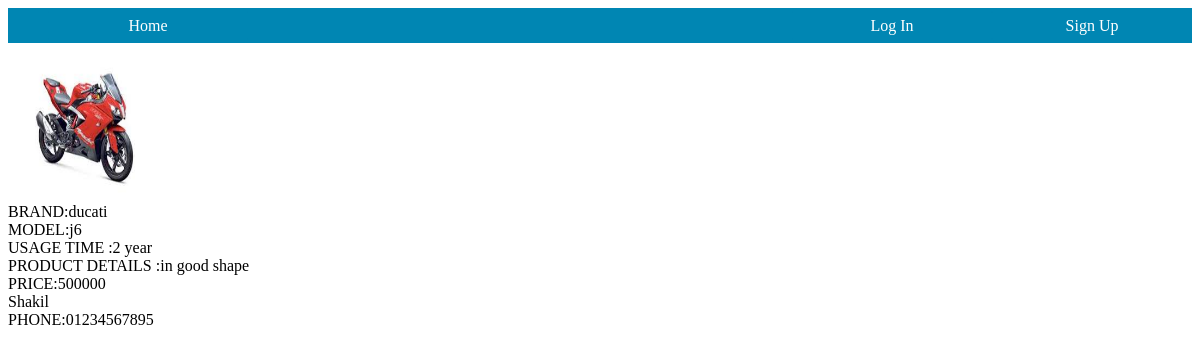
The app's page /viewproduct.php?pid=12 with its own data.
### tables this page shows
CREATE TABLE `product_information` (
  `PRODUCT_ID` int(11) NOT NULL,
  `PRODUCT_NAME` varchar(15) NOT NULL,
  `BRAND` varchar(15) NOT NULL,
  `MODEL` varchar(10) NOT NULL,
  `USAGE_TIME` varchar(10) NOT NULL,
  `PRICE` int(11) NOT NULL,
  `PRODUCT_DETAILS` varchar(100) NOT NULL,
  `IMAGE_PATH` varchar(100) NOT NULL,
  `DELETE_PRODUCT` int(1) NOT NULL,
  `TIME` varchar(10) NOT NULL,
  `USER_ID` int(11) NOT NULL,
  `TYPE_ID` int(11) NOT NULL
);

CREATE TABLE `user_information` (
  `USER_ID` int(11) NOT NULL,
  `USER_NAME` varchar(30) NOT NULL,
  `PASSWORD` varchar(10) NOT NULL,
  `EMAIL` varchar(30) NOT NULL,
  `PHONE` varchar(11) NOT NULL,
  `D_O_B` varchar(10) NOT NULL,
  `GENDER` varchar(10) NOT NULL,
  `DELETE_USER` int(1) NOT NULL,
  `TIME` varchar(10) NOT NULL
);

### jsondb.php (called while the page is built)
<?php
function getJSONFromDB($sql){
	$conn = mysqli_connect("localhost", "root", "","ecommerce");
	$result = mysqli_query($conn, $sql)or die(mysqli_error($$conn));
	$arr=array();
	while($row = mysqli_fetch_assoc($result)) {
		$arr[]=$row;
	}
	return json_encode($arr);
}
?>

### db.php (called while the page is built, shortened)
<?php
    function getfromDB($sql){
	 $conn = mysqli_connect("localhost", "root", "","ecommerce");
        $result = mysqli_query($conn, $sql)or die(mysqli_error($conn));
        $arr=array();
	while($row = mysqli_fetch_assoc($result)) {
		$arr[]=$row;
	}
	return $arr;
}
?>

### viewproduct.php (the view, shortened to what this page needs)
<html>
    <head>
    </head>
    <body>
        <div class="manu">
      <ul>
          <li><a href="home.php">Home</a></li>
        <div class="space">
          <li><a href="login1.php">Log In</a></li>
          <li><a href="signup1.php">Sign Up</a></li>
        </div>
       </ul>
    </div>
<div class="blank">
</div>
        <div class="mainContain">
            <?php
require("jsondb.php");
$sql="select BRAND,MODEL,PRICE,USAGE_TIME,PRODUCT_DETAILS,IMAGE_PATH from product_information where PRODUCT_ID='".$_REQUEST['pid']."'";
$jsonData= getJSONFromDB($sql);
$jsn=json_decode($jsonData,true);
foreach($jsn as $v){?>
    <div class="product" >
     <img src="<?php echo $v["IMAGE_PATH"];?>" alt="img" style="height:150px; width:150px;  padding:5px; "><br>
	  BRAND:<?php	echo $v["BRAND"];?><br>
      MODEL:<?php	echo $v["MODEL"];?><br>
        USAGE TIME :<?php	echo $v["USAGE_TIME"];?><br>
        PRODUCT DETAILS :<?php	echo $v["PRODUCT_DETAILS"];?><br>
        PRICE:<?php	echo $v["PRICE"];?><br>
    <?php
}
?>
</div>
            <?php
          require("db.php");
        $sql="select USER_NAME,PHONE from user_information where USER_ID=(select USER_ID from product_information where product_id='".$_REQUEST['pid']."')";
	$a=getfromDB($sql);
	foreach($a as $v) {?>
    <div class="user_info">
	<?php	echo $v["USER_NAME"];?><br>
        PHONE:<?php	echo $v["PHONE"];?>
    </div>
        <?php
	}
?>
    </body>
</html>

### viewproduct.php (style rules this page uses)
.manu ul li { background-color: #0086b3; height: 35px; width:200px; text-align: center; line-height: 35px; float: left; position: relative; border-radius: 5px; }
.manu ul li a { text-decoration: none; color: white; display: block; }
.manu ul { list-style: none; }
.blank { height: 35px; width: 100%; background-color: #0086b3; }
.space { float: right; }

### records on screen
product_information: IMAGE_PATH (picture), BRAND "ducati", MODEL "j6", USAGE_TIME "2 year", PRODUCT_DETAILS "in good shape", PRICE "500000"
user_information: USER_NAME "Shakil", PHONE "01234567895"
